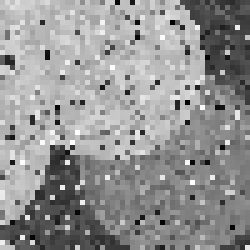
#> input picture exam/EXAM_DATA_2021/circly.png, 50 x 50 px (shown 5 times larger)
$ jupyter execute --allow-errors ex1.ipynb   (older library calls are emulated)
#> lines starting #> are read from the running program, lines starting #| are printed output that depends on the picture
# MRF modelling for image segmentation - Circles

[cell 1]
import os
import scipy
import skimage
import numpy as np
import matplotlib.pyplot as plt

import sys
sys.path.append(os.path.join('..', '..'))
import toolbox
from imp import reload
reload(toolbox)

[cell 2]
# im = skimage.io.imread(os.path.join('data', 'noisy_circles.png')).astype(np.float)
im = skimage.io.imread('../../exam/EXAM_DATA_2021/circly.png')
#> im is the input picture: shape (50, 50); min 1, max 255, mean 146.9
(mu, S_gt) = np.unique(im, return_inverse=True)
#> mu = 231 values from 1 to 255; S_gt = 2500 values, max 230 at index 1315, min 0 at index 234, mean 131

[cell 3]
S_gt
#> Out has the same summary as S_gt

[cell 4]
# visualizattion
fig, ax = plt.subplots()
ax.imshow(im, vmin=0, vmax=255, cmap=plt.cm.gray)

[cell 5]
segmentations = [] # list where I'll place different segmentations
#> (the rest of this cell did not finish here and is left out)

#> (a cell that did not finish here is left out)

[cell 7]
segmentations += [S_gt]

# finding some configurations (segmentations) using conventional methods
S_t = np.zeros(im.shape, dtype=int) + (im>100) + (im>160) # thresholded
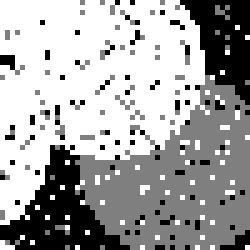
#> S_t: shape (50, 50) int64 (shown 5 times larger); min 0, max 2, mean 1.28; drawn with min black and max white
segmentations += [S_t]

D_s = scipy.ndimage.gaussian_filter(im, sigma=1, truncate=3, mode='nearest')
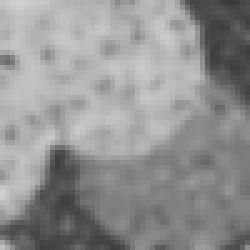
#> D_s: shape (50, 50) (shown 5 times larger); min 57, max 210, mean 145.9
S_g = np.zeros(im.shape, dtype=int) + (D_s>100) + (D_s>160) # thresholded
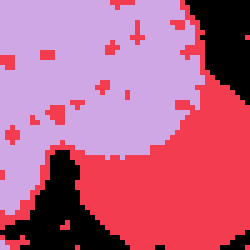
#> S_g: shape (50, 50) int64 (shown 5 times larger); 3 distinct labels, from 0 to 2; one colour per label, 0 black
segmentations += [S_g]

D_m = scipy.ndimage.median_filter(im, size=(5,5), mode='reflect');
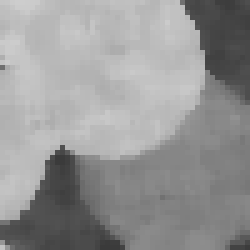
#> D_m: shape (50, 50) (shown 5 times larger); min 58, max 205, mean 149.4
S_t = np.zeros(im.shape, dtype=int) + (D_m>100) + (D_m>160) # thresholded
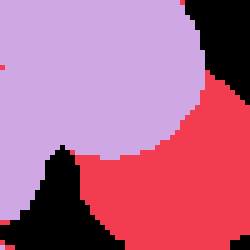
#> S_t: shape (50, 50) int64 (shown 5 times larger); 3 distinct labels, from 0 to 2; one colour per label, 0 black
segmentations += [S_t]

[cell 8]
N = len(segmentations)
#> N = 4
fig, ax = plt.subplots(3,N, figsize=(15, 15))
beta = 100

#> (the rest of this cell did not finish here and is left out)

$ run again, with exam/EXAM_DATA_2021/bony.png copied over exam/EXAM_DATA_2021/circly.png
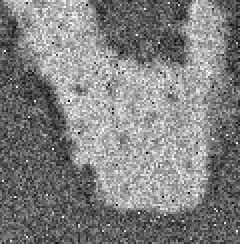
#> input picture exam/EXAM_DATA_2021/bony.png, 120 x 122 px (shown 2 times larger)
#> im is the input picture: shape (122, 120); min 2, max 255, mean 128.9
#> mu = 249 values from 2 to 255; S_gt = 14640 values, max 248 at index 997, min 0 at index 7959, mean 121.9
#> Out has the same summary as S_gt
#> `S_g = np.zeros(im.shape, dtype=int) + (D_s>100) + (D_s>160)`:
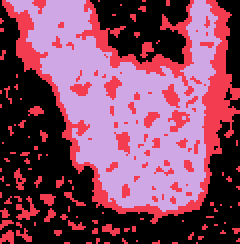
#> S_g: shape (122, 120) int64 (shown 2 times larger); 3 distinct labels, from 0 to 2; one colour per label, 0 black
#> `S_t = np.zeros(im.shape, dtype=int) + (D_m>100) + (D_m>160)`:
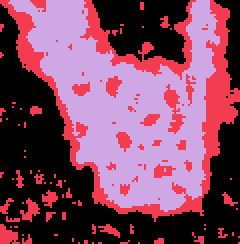
#> S_t: shape (122, 120) int64 (shown 2 times larger); 3 distinct labels, from 0 to 2; one colour per label, 0 black
#> N = 4

$ run again, with exam/EXAM_DATA_2021/frame.png copied over exam/EXAM_DATA_2021/circly.png
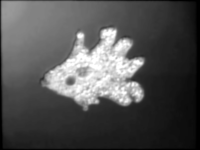
#> input picture exam/EXAM_DATA_2021/frame.png, 200 x 150 px
#> im is the input picture: shape (150, 200); min 0, max 255, mean 82.1
#> mu = 256 values from 0 to 255
#> `S_t = np.zeros(im.shape, dtype=int) + (im>100) + (im>160)`:
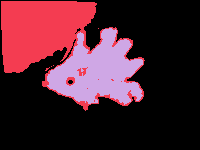
#> S_t: shape (150, 200) int64; 3 distinct labels, from 0 to 2; one colour per label, 0 black
#> S_g: shape (150, 200) int64; 3 distinct labels, from 0 to 2
#> `D_m = scipy.ndimage.median_filter(im, size=(5,5), mode='reflect');`:
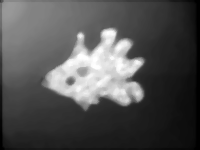
#> D_m: shape (150, 200); min 0, max 255, mean 82.4
#> N = 4
